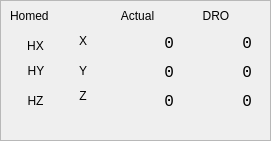
   <widget class="QFrame" name="frame_2">
    <property name="geometry">
     <rect>
      <x>505</x>
      <y>30</y>
      <width>271</width>
      <height>141</height>
     </rect>
    </property>
    <property name="frameShape">
     <enum>QFrame::StyledPanel</enum>
    </property>
    <property name="frameShadow">
     <enum>QFrame::Raised</enum>
    </property>
    <widget class="QLabel" name="label_35">
     <property name="geometry">
      <rect>
       <x>101</x>
       <y>5</y>
       <width>73</width>
       <height>21</height>
      </rect>
     </property>
     <property name="minimumSize">
      <size>
       <width>0</width>
       <height>0</height>
      </size>
     </property>
     <property name="text">
      <string>Actual</string>
     </property>
     <property name="alignment">
      <set>Qt::AlignCenter</set>
     </property>
    </widget>
    <widget class="QLabel" name="actual_lb_x">
     <property name="geometry">
      <rect>
       <x>101</x>
       <y>32</y>
       <width>73</width>
       <height>23</height>
      </rect>
     </property>
     <property name="minimumSize">
      <size>
       <width>60</width>
       <height>0</height>
      </size>
     </property>
     <property name="font">
      <font>
       <family>Monospace</family>
       <pointsize>12</pointsize>
      </font>
     </property>
     <property name="text">
      <string>0</string>
     </property>
     <property name="alignment">
      <set>Qt::AlignRight|Qt::AlignTrailing|Qt::AlignVCenter</set>
     </property>
    </widget>
    <widget class="QLabel" name="actual_lb_z">
     <property name="geometry">
      <rect>
       <x>101</x>
       <y>90</y>
       <width>73</width>
       <height>23</height>
      </rect>
     </property>
     <property name="minimumSize">
      <size>
       <width>60</width>
       <height>0</height>
      </size>
     </property>
     <property name="font">
      <font>
       <family>Monospace</family>
       <pointsize>12</pointsize>
      </font>
     </property>
     <property name="text">
      <string>0</string>
     </property>
     <property name="alignment">
      <set>Qt::AlignRight|Qt::AlignTrailing|Qt::AlignVCenter</set>
     </property>
    </widget>
    <widget class="QLabel" name="dro_lb_z">
     <property name="geometry">
      <rect>
       <x>180</x>
       <y>90</y>
       <width>72</width>
       <height>23</height>
      </rect>
     </property>
     <property name="minimumSize">
      <size>
       <width>60</width>
       <height>0</height>
      </size>
     </property>
     <property name="font">
      <font>
       <family>Monospace</family>
       <pointsize>12</pointsize>
      </font>
     </property>
     <property name="text">
      <string>0</string>
     </property>
     <property name="alignment">
      <set>Qt::AlignRight|Qt::AlignTrailing|Qt::AlignVCenter</set>
     </property>
    </widget>
    <widget class="QLabel" name="dro_lb_y">
     <property name="geometry">
      <rect>
       <x>180</x>
       <y>61</y>
       <width>72</width>
       <height>23</height>
      </rect>
     </property>
     <property name="minimumSize">
      <size>
       <width>60</width>
       <height>0</height>
      </size>
     </property>
     <property name="font">
      <font>
       <family>Monospace</family>
       <pointsize>12</pointsize>
      </font>
     </property>
     <property name="text">
      <string>0</string>
     </property>
     <property name="alignment">
      <set>Qt::AlignRight|Qt::AlignTrailing|Qt::AlignVCenter</set>
     </property>
    </widget>
    <widget class="QLabel" name="label_36">
     <property name="geometry">
      <rect>
       <x>180</x>
       <y>5</y>
       <width>72</width>
       <height>21</height>
      </rect>
     </property>
     <property name="minimumSize">
      <size>
       <width>60</width>
       <height>0</height>
      </size>
     </property>
     <property name="text">
      <string>DRO</string>
     </property>
     <property name="alignment">
      <set>Qt::AlignCenter</set>
     </property>
    </widget>
    <widget class="QLabel" name="dro_lb_x">
     <property name="geometry">
      <rect>
       <x>180</x>
       <y>32</y>
       <width>72</width>
       <height>23</height>
      </rect>
     </property>
     <property name="minimumSize">
      <size>
       <width>60</width>
       <height>0</height>
      </size>
     </property>
     <property name="font">
      <font>
       <family>Monospace</family>
       <pointsize>12</pointsize>
      </font>
     </property>
     <property name="text">
      <string>0</string>
     </property>
     <property name="alignment">
      <set>Qt::AlignRight|Qt::AlignTrailing|Qt::AlignVCenter</set>
     </property>
    </widget>
    <widget class="QLabel" name="actual_lb_y">
     <property name="geometry">
      <rect>
       <x>101</x>
       <y>61</y>
       <width>73</width>
       <height>23</height>
      </rect>
     </property>
     <property name="minimumSize">
      <size>
       <width>60</width>
       <height>0</height>
      </size>
     </property>
     <property name="font">
      <font>
       <family>Monospace</family>
       <pointsize>12</pointsize>
      </font>
     </property>
     <property name="text">
      <string>0</string>
     </property>
     <property name="alignment">
      <set>Qt::AlignRight|Qt::AlignTrailing|Qt::AlignVCenter</set>
     </property>
    </widget>
    <widget class="QLabel" name="home_lb_1">
     <property name="geometry">
      <rect>
       <x>26</x>
       <y>61</y>
       <width>20</width>
       <height>19</height>
      </rect>
     </property>
     <property name="frameShape">
      <enum>QFrame::NoFrame</enum>
     </property>
     <property name="text">
      <string>HY</string>
     </property>
     <property name="alignment">
      <set>Qt::AlignCenter</set>
     </property>
    </widget>
    <widget class="QLabel" name="home_lb_2">
     <property name="geometry">
      <rect>
       <x>25</x>
       <y>91</y>
       <width>21</width>
       <height>19</height>
      </rect>
     </property>
     <property name="frameShape">
      <enum>QFrame::NoFrame</enum>
     </property>
     <property name="text">
      <string>HZ</string>
     </property>
     <property name="alignment">
      <set>Qt::AlignCenter</set>
     </property>
    </widget>
    <widget class="QLabel" name="home_lb_0">
     <property name="geometry">
      <rect>
       <x>25</x>
       <y>36</y>
       <width>21</width>
       <height>19</height>
      </rect>
     </property>
     <property name="frameShape">
      <enum>QFrame::NoFrame</enum>
     </property>
     <property name="text">
      <string>HX</string>
     </property>
     <property name="alignment">
      <set>Qt::AlignCenter</set>
     </property>
    </widget>
    <widget class="QLabel" name="label_37">
     <property name="geometry">
      <rect>
       <x>10</x>
       <y>6</y>
       <width>51</width>
       <height>19</height>
      </rect>
     </property>
     <property name="text">
      <string>Homed</string>
     </property>
    </widget>
    <widget class="QLabel" name="label">
     <property name="geometry">
      <rect>
       <x>75</x>
       <y>31</y>
       <width>16</width>
       <height>19</height>
      </rect>
     </property>
     <property name="text">
      <string>X</string>
     </property>
     <property name="alignment">
      <set>Qt::AlignCenter</set>
     </property>
    </widget>
    <widget class="QLabel" name="label_3">
     <property name="geometry">
      <rect>
       <x>75</x>
       <y>86</y>
       <width>16</width>
       <height>19</height>
      </rect>
     </property>
     <property name="text">
      <string>Z</string>
     </property>
     <property name="alignment">
      <set>Qt::AlignCenter</set>
     </property>
    </widget>
    <widget class="QLabel" name="label_2">
     <property name="geometry">
      <rect>
       <x>75</x>
       <y>61</y>
       <width>16</width>
       <height>19</height>
      </rect>
     </property>
     <property name="text">
      <string>Y</string>
     </property>
     <property name="alignment">
      <set>Qt::AlignCenter</set>
     </property>
    </widget>
   </widget>
